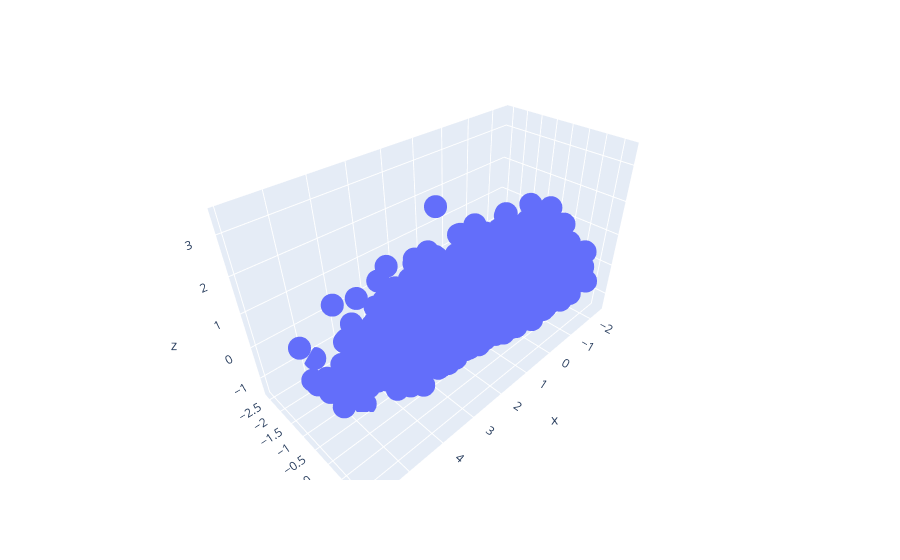

The notebook cell saved with this chart:
### Markdown cell above
## Plotting the data

### Code cell
import plotly.express as px
import plotly.io as pio

# Set the default renderer to 'vscode'
pio.renderers.default = "vscode"

# Now create and show the figure (use 3-component PCA results)
fig = px.scatter_3d(x=X_reduced[:, 0], y=X_reduced[:, 1], z=X_reduced[:, 2])
fig.show()

### Figure 1 — Plotly figure (JSON) as saved in the notebook; plotly's stock layout.template omitted (floating-point values rounded to 4 significant figures; data arrays with more than 128 entries replaced by an {"elided": "..."} marker saying what was removed)
{"data": [{"hovertemplate": "x=%{x}<br>y=%{y}<br>z=%{z}<extra></extra>", "legendgroup": "", "marker": {"color": "#636efa", "symbol": "circle"}, "mode": "markers", "name": "", "scene": "scene", "showlegend": false, "type": "scatter3d", "x": {"elided": "4253 float values"}, "y": {"elided": "4253 float values"}, "z": {"elided": "4253 float values"}}], "layout": {"legend": {"tracegroupgap": 0}, "margin": {"t": 60}, "scene": {"domain": {"x": [0, 1], "y": [0, 1]}, "xaxis": {"title": {"text": "x"}}, "yaxis": {"title": {"text": "y"}}, "zaxis": {"title": {"text": "z"}}}}}
